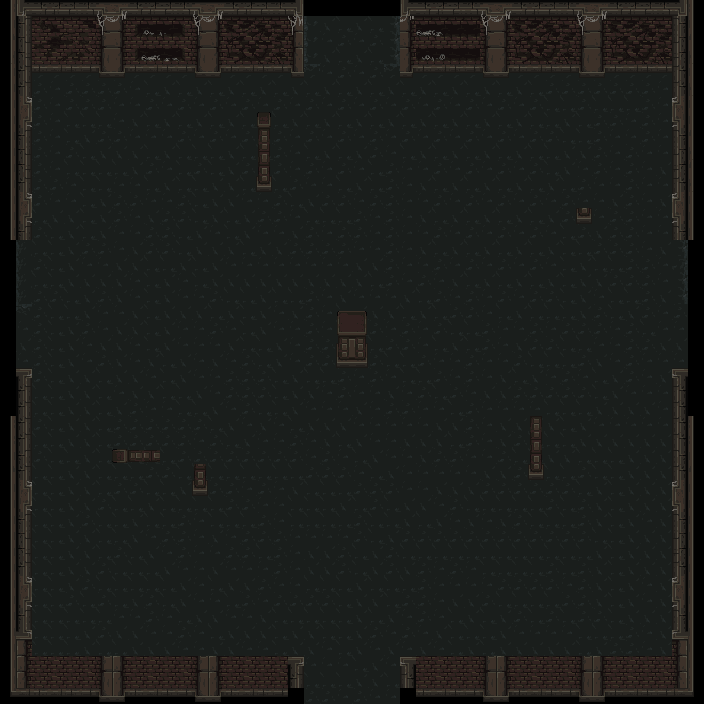

Rendered tile map (Tiled .tmx) drawn with the repository's tilesets; below, a short description and the map source with its tile grids summarised:
An orthogonal 44x44 tile map with 16x16 px tiles, 3 tile layers (пол, стены, проходящие_стены).

<map version="1.9" tiledversion="1.9.2" orientation="orthogonal" renderorder="right-down" width="44" height="44" tilewidth="16" tileheight="16" infinite="0" nextlayerid="4" nextobjectid="1">
 <tileset firstgid="1" source="mainlevbuild.tsx" />
 <layer id="2" name="пол" width="44" height="44">
  <data>[1936 cells, 1793 non-empty, 18 distinct tile ids]</data>
 </layer>
 <layer id="1" name="стены" width="44" height="44">
  <data>[1936 cells, 346 non-empty, 115 distinct tile ids]</data>
 </layer>
 <layer id="3" name="проходящие_стены" width="44" height="44">
  <data>[1936 cells, 85 non-empty, 24 distinct tile ids]</data>
 </layer>
</map>
